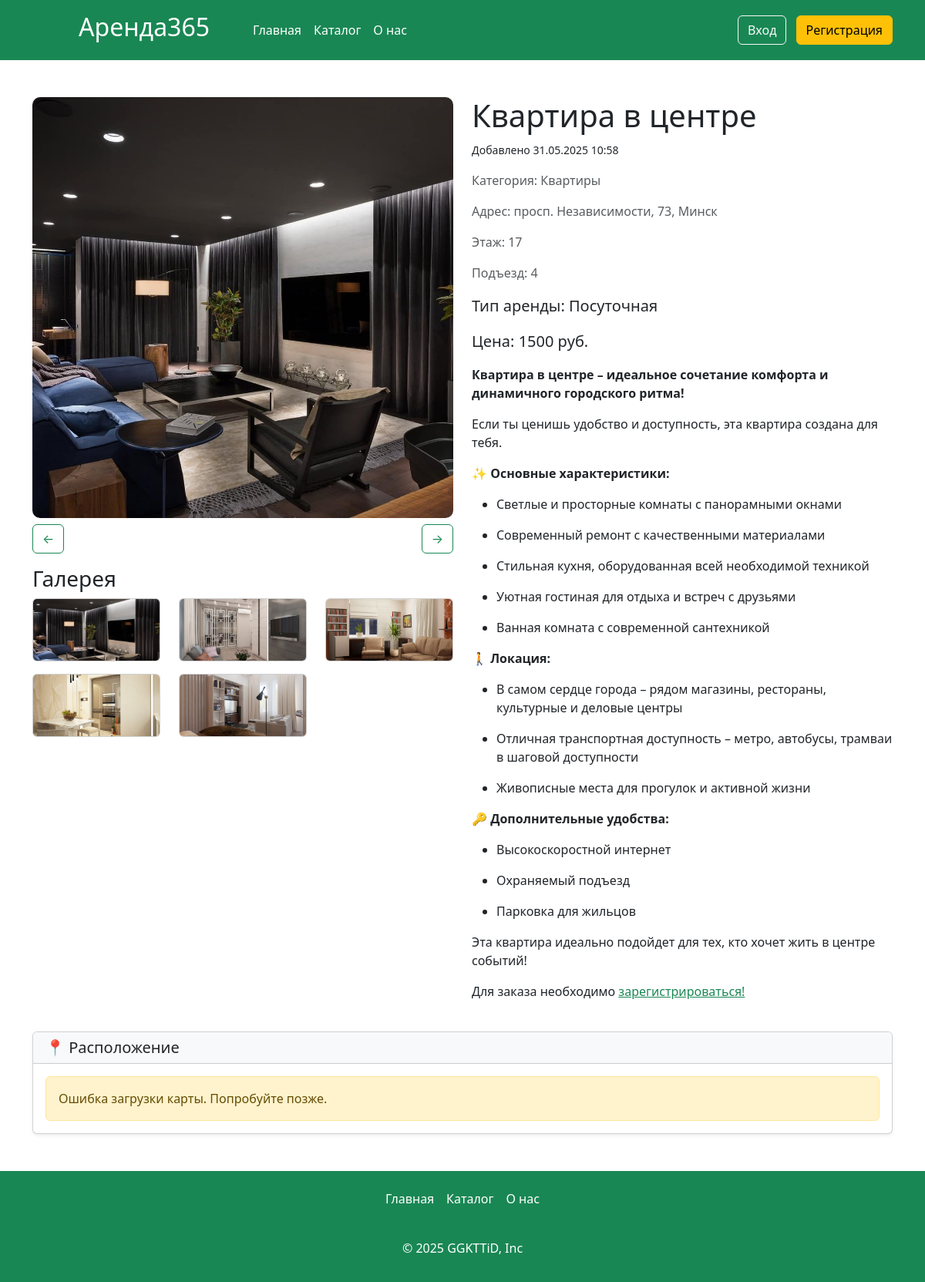
The app's page /card/8 with its own data.
### app.py (models this page shows, shortened)
class Articles(db.Model):
    id = db.Column(db.Integer,primary_key=True)
    title = db.Column(db.String(100))
    text = db.Column(db.Text)
    image_name = db.Column(db.String(100))
    category = db.Column(db.String(100))
    price = db.Column(db.Integer)
    floor = db.Column(db.Integer)
    entrance = db.Column(db.Integer)
    type_app = db.Column(db.String(100))
    address= db.Column(db.String(100))
    count_rooms = db.Column(db.Integer)
    hide = db.Column(db.Boolean, default=True)
    created_at = db.Column(db.DateTime, default=datetime.now)
    id_user = db.Column(db.Integer, db.ForeignKey('users.id'))
    orders = db.relationship('Orders', backref='article', lazy=True)
    images = db.relationship('Image', backref='article', lazy=True, cascade="all, delete-orphan")

class Image(db.Model):
    id = db.Column(db.Integer, primary_key=True)
    article_id = db.Column(db.Integer, db.ForeignKey('articles.id'))
    image_name = db.Column(db.String(255))

### app.py (the view, shortened to what this page needs)
@app.route('/card/<int:id>', methods=['GET', 'POST'])
def card(id):
    article = Articles.query.get(id)
    total_user = None
    if 'name' in session:
        total_user = Users.query.filter_by(email=session['name']).first()
    if not article or (article.hide and (not total_user or (total_user.root != 1 and article.id_user != total_user.id))):
        abort(404)
    check = Orders.query.filter_by(id_article=article.id).all()
    images = Image.query.filter_by(article_id=id).all()
    return render_template("card.html",article=article,check=check,images=images)

### app.py (called while the page is built)
@app.context_processor
def inject_unread_messages():
    if 'name' in session:
        current_user = Users.query.filter_by(email=session['name']).first()
        unread_count = Messages.query.filter_by(recipient_id=current_user.id, is_read=False).count()
        return dict(unread_messages=unread_count)
    return dict(unread_messages=0)

@app.context_processor
def inject_user():
    def get_user_name():
        if 'name' in session:
            return Users.query.filter_by(email=session['name']).first()
    return dict(active_user=get_user_name())

@app.context_processor
def inject_unread_count():
    if 'name' in session:
        user = Users.query.filter_by(email=session['name']).first()
        if user:
            unread_count = Notification.query.filter_by(user_id=user.id, is_read=False).count()
            return dict(unread_notifications=unread_count)
    return dict(unread_notifications=0)

### templates/card.html (shortened to what this page needs)
{% extends 'base.html' %}
{% block main %}
    <main>
        <div class="container my-5">
            <div class="row">
                <div class="col-md-6">
                    <div class="gallery-main">
                        <div class='position-relative'>
                        <img id="mainImage" src="../../static/img/upload/{{article.image_name}}" width="100%" alt="Основное изображение товара">
                         </div>
                        <div class="image-navigation my-2 d-flex justify-content-between">
                            <button class="btn btn-outline-success prev-btn" onclick="prevImage()">←</button>
                            <button class="btn btn-outline-success next-btn" onclick="nextImage()">→</button>
                        </div>
                        <div class="row gallery-thumbnails my-3">
                          <h3>Галерея</h3>
                          <div class="col-md-4 mb-3">
                                <div class="card ">
                                    <img src="../../static/img/upload/{{article.image_name}}" onclick="changeImage(this.src)" class="card-img-top" alt="Дополнительное изображение">
                                </div>
                            </div>
                            {%if article.images%}
                            {% for image in article.images %}
                            <div class="col-md-4 mb-3">
                                <div class="card">
                                    <img src="../../static/img/upload/{{image.image_name}}" onclick="changeImage(this.src)" class="card-img-top" alt="Дополнительное изображение">
                                </div>
                            </div>
                            {% endfor %}
                            {%endif%}
                        </div>
                    </div>
                </div>
                <div class="col-md-6">
                    <h1>{{article.title}}</h1>
                    <p> <small>Добавлено  {{article.created_at.strftime('%d.%m.%Y %H:%M' )}}</small></p>
                    <p class="text-muted">Категория: {{article.category}}</p>
                    <p class="text-muted">Адрес: {{article.address}}</p>
                    {%if article.floor%}
                    <p class="text-muted">Этаж: {{article.floor}}</p>
                    {%endif%}
                    {%if article.entrance%}
                    <p class="text-muted">Подъезд: {{article.entrance}}</p>
                    {%endif%}
                    <p class="lead">Тип аренды: <strong>{{article.type_app}}</strong></p>
                    <p class="lead">Цена: <strong>{{article.price}} руб.</strong></p>
                    {% autoescape false %} {{article.text}} {% endautoescape %}
                   {%if not active_user  %}
                   <p>Для заказа необходимо <a href="/reg" class="text-success">зарегистрироваться!</a> </p>
 {%endif%}
            </div>
        </div>
         <div class="card shadow-sm my-4">
            <div class="card-header bg-light">
                <h5 class="card-title mb-0">📍 Расположение</h5>
            </div>
            <div class="card-body p-0">
                <div id="map-error" class="alert alert-warning m-3 d-none">
                </div>
            </div>
        </div>
    </main>
    {% endblock %}

### static/css/style.css (style rules this page uses)
html { height: 100%; }
body { display: flex; flex-direction: column; height: 100%; background-color: #ffff; border-radius: 30px; }
main { flex: 1 0 auto; }
.gallery-main img { width: 100%; height: auto; border-radius: 10px; }
.gallery-thumbnails img { width: 100%; height: 80px; object-fit: cover; border-radius: 5px; cursor: pointer; transition: opacity 0.3s; }
.card { transition: box-shadow 0.3s; }

### records on screen
Articles: image_name (picture), title "Квартира в центре", created_at "31.05.2025 10:58", category "Квартиры", address "просп. Независимости, 73, Минск", floor "17", entrance "4", type_app "Посуточная", price "1500", text "Квартира в центре – идеальное сочетание комфорта и динамичного городского ритма! Если ты ценишь удобство и доступность, эта квартира создана для тебя. ✨ Основные характеристики: Светлые и просторные комнаты с панорамными окнами Современный ремонт с качественными материалами Стильная кухня, оборудованная всей необходимой техникой Уютная гостиная для отдыха и встреч с друзьями Ванная комната с современной сантехникой 🚶 Локация: В самом сердце города – рядом магазины, рестораны, культурные и деловые центры Отличная транспортная доступность – метро, автобусы, трамваи в шаговой доступности Живописные места для прогулок и активной жизни 🔑 Дополнительные удобства: Высокоскоростной интернет…"
Image: image_name (picture)
Image: image_name (picture)
Image: image_name (picture)
Image: image_name (picture)
